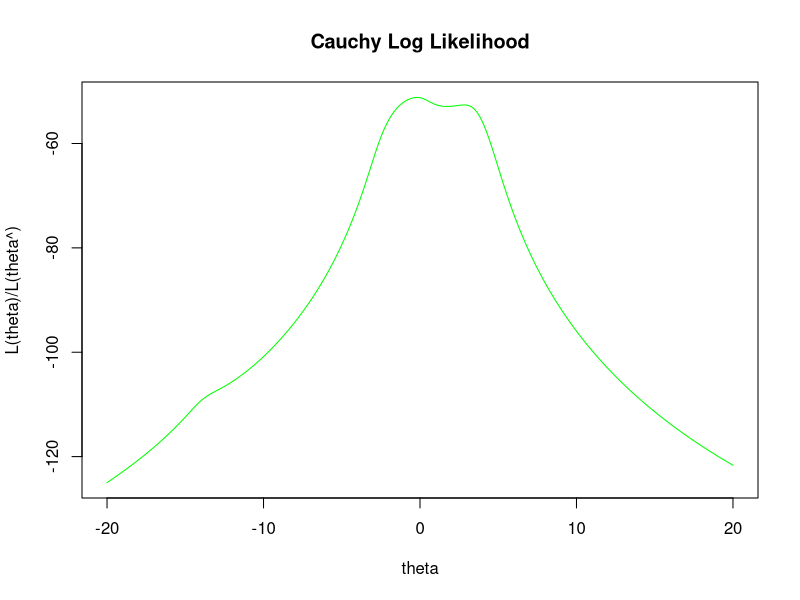
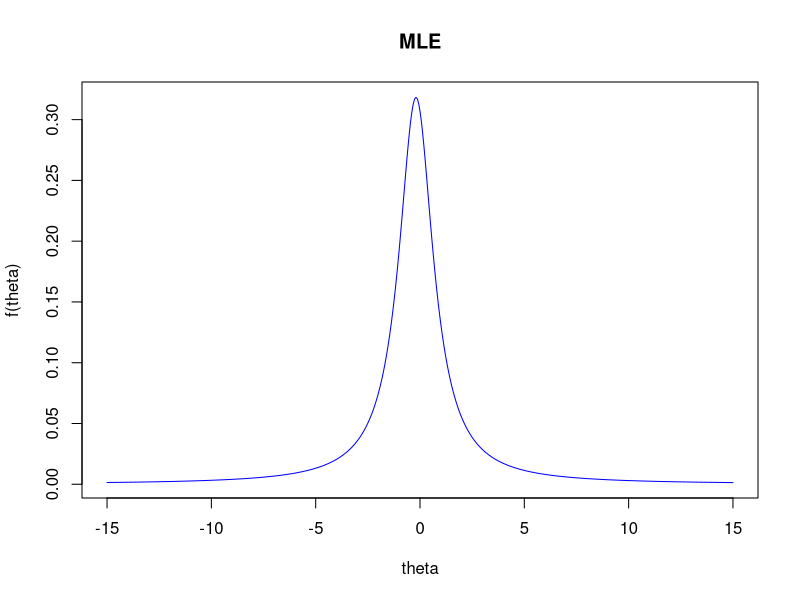

Generate these figures, in order, with R:
## ---- chunk 1
knitr::opts_chunk$set(echo = FALSE)

## ---- chunk 2
logLikelihood <- function(x, theta, gamma) {
  logLikelihoodfunc <- -sum(log(1 + ((x-theta)/gamma)^2)) - length(x)*log(pi*gamma)
}

x <- c(1.77, -0.23, 2.76, 3.80, 3.47, 56.75, -1.34, 4.24, -2.44, 3.29, 3.71, -2.40, 4.53, -0.07, -1.05, -13.87, -2.53, -1.75, 0.27, 43.21)

theta <- seq(-20,20,1/20)
gamma <- 1
ll<-rep(0,length(theta))

for (i in 1:length(theta)) 
  ll[i] <- logLikelihood(theta[i],x,gamma)
plot(theta,ll,type="l", xlab="theta", ylab="L(theta)/L(theta^)",
               main="Cauchy Log Likelihood", col = "green")
## ---- chunk 3
x <- c(1.77, -0.23, 2.76, 3.80, 3.47, 56.75, -1.34, 4.24, -2.44, 3.29, 3.71, -2.40, 4.53, -0.07, -1.05, -13.87, -2.53, -1.75, 0.27, 43.21)

logLikelihood_cauchy <- function(x,theta){
  sum (-log(1+(x-theta)^2))
}

fdash <- function(x,theta) {
  z1<- sum(2*(x-theta)/(1+(x-theta)^2))
  return(z1)
}

fdashdash <- function(x,theta) {
  z2<- sum (4*(x-theta)^2/(1+(x-theta)^2)^2 - 2/(1+(x-theta)^2))
  return(z2)
}

mle_trial <- function(x,theta1) {
  theta1=0
  theta = theta1
  
  while (TRUE){
  theta1 <- theta
  theta =theta - (fdash(theta,x)/fdashdash(theta,x))
  
   if ((abs(theta-theta1))<0.0001)
   {break}
    
}
  
print(theta1)

}
mle_trial(x,-1)
## ---- chunk 4
cauchy_prime<- function(theta){
  sum(2*(x-theta)/(1+(x-theta)^2))
}

f<-function(x, a=-1, b=1){c<-(a+b)/2

while(TRUE)
{
    if ((cauchy_prime(a)*cauchy_prime(c))<=0){
      c1 = c
      b=c
      c<-(a+b)/2
    }

    else{
      c1 = c
      a=c
      c<-(a+b)/2
      
    }
    if((abs(c-c1))<0.0001){
      break
    }
  }
  print(c)
  
}
f(x, a=-1, b=1)
## ---- chunk 5
x <- seq(-15,15,1/20)
MLE_bisection <- dcauchy(x, location = -0.192, scale = 1)
plot(x,MLE_bisection,type="l", main = "MLE", xlab= "theta", ylab="f(theta)", col = "blue")
